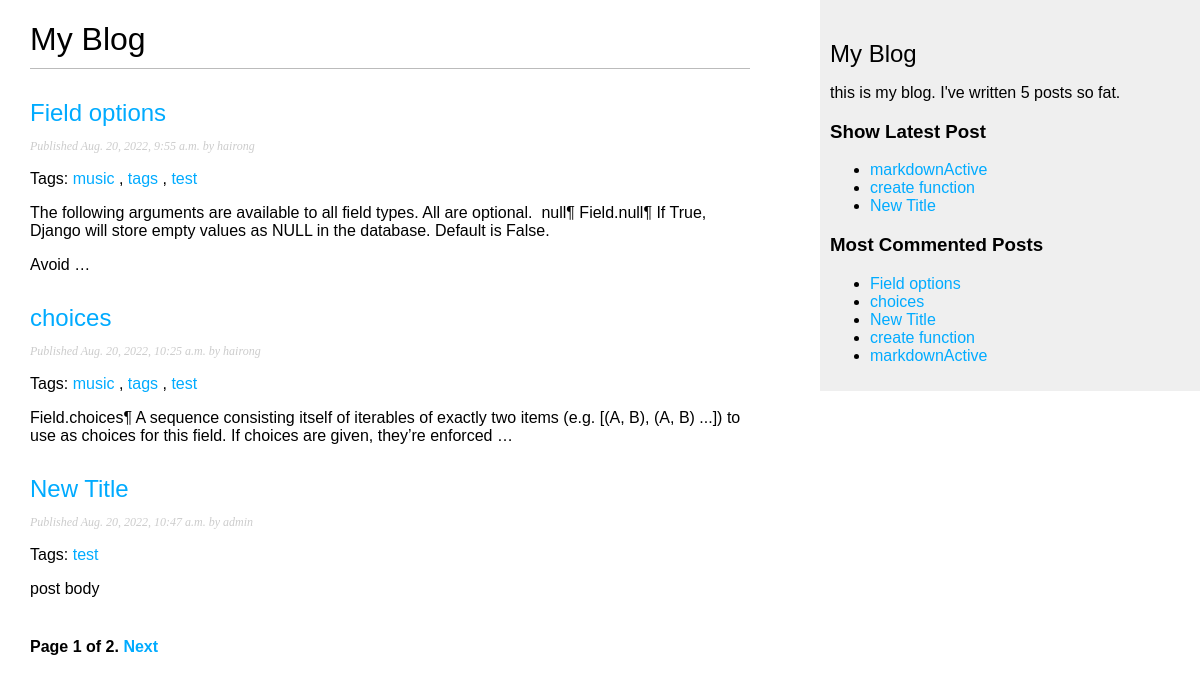
Screenshot of /blog/ with the database file from the repository.
### blog/models.py (models this page shows, shortened)
class Post(models.Model):
    STATUS_CHOICES = (
        ('draft', 'DRAFT'),
        ('published', 'PUBLISHED')
    )
    title = models.CharField(max_length=250)
    slug = models.SlugField(max_length=250, unique_for_date='publish')
    author = models.ForeignKey(User, on_delete=models.CASCADE, related_name='blog_posts')
    body = models.TextField()
    publish = models.DateTimeField(default=timezone.now)
    created = models.DateTimeField(auto_now_add=True)
    updated =models.DateTimeField(auto_now=True)
    status = models.CharField(max_length=50, choices=STATUS_CHOICES, default='draft')
    class Meat():
        ordering = ('-publish')
    objects = models.Manager()
    published = PublishedManager()
    tags = TaggableManager()
    def get_absolute_url(self):
        return reverse("blog:post_detail", args=[self.publish.year, self.publish.month, self.publish.day, self.slug])

### blog/views.py (the view)
# urls.py: path('', views.post_list, name='post_list'),
def post_list(request, tag_slug=None):
    object_list = Post.published.all()
    tag=None
    if tag_slug:
        tag = get_object_or_404(Tag, slug = tag_slug)
        object_list = object_list.filter(tags__in=[tag])
    paginator = Paginator(object_list, 3)
    page = request.GET.get('page')
    try:
        posts = paginator.page(page)
    except PageNotAnInteger:
        posts = paginator.page(1)
    except EmptyPage:
        posts = paginator.page(paginator.num_pages)
    return render(request, 'blog/post/list.html', {'posts' : posts, 'page':page, 'tag':tag})

### blog/models.py (called while the page is built)
    def get_queryset(self):
        return super(PublishedManager, self).get_queryset().filter(status = 'published')

### blog/templatetags/blog_tags.py (called while the page is built)
@register.simple_tag
def total_posts():
    return Post.published.count()

@register.simple_tag
def get_most_commented_posts(count = 5):
    return Post.published.annotate(total_comments = Count('comments')).order_by('-total_comments')[:count]

@register.inclusion_tag('blog/post/latest_posts.html')
def show_latest_post(count = 5):
    latest_posts = Post.published.order_by('-publish')[:count]
    return {'latest_posts' : latest_posts}

@register.filter(name='markdown')
def markdown_format(text):
    return mark_safe(markdown.markdown(text))

### blog/templates/blog/post/list.html (shortened to what this page needs)
{% extends "blog/base.html" %}
{% load blog_tags %}
{% block content %}
  <h1>My Blog</h1>
  {% for post in posts %}
    <h2>
      <a href="{{post.get_absolute_url}}">{{ post.title }}</a>
    </h2>
    <p class="date">
      Published {{ post.publish }} by {{ post.author }}
    </p>
    <p class="tags">
      Tags:
      {% for tag in post.tags.all %}
      <a href="{% url "blog:post_list_by_tag" tag.slug %}">
      {{ tag.name }}
      </a>
      {% if not forloop.last %}, {% endif %}
      {% endfor %}
    </p>
    {{post.body | markdown | truncatewords_html:30}}
  {% endfor %}
  {% include 'blog/pagination.html' with page=posts %}
{% endblock %}

### blog/templates/blog/base.html (shortened to what this page needs)
{% load static %}
{% load blog_tags %}
<!DOCTYPE html>
<html lang="en">
<head>
    <link rel="stylesheet" href="{% static 'css/blog.css' %}">
</head>
<body>
    <div id='content'>
        {% block content %}
        {% endblock  %}
    </div>
    <div id='sidebar'>
        <h2>My Blog</h2>
        <p>
            this is my blog. I've written {% total_posts %} posts so fat.
        </p>
        <h3>Show Latest Post</h3>
        {% show_latest_post 3 %}
        <h3>Most Commented Posts</h3>
        {% get_most_commented_posts as most_commented_posts %}
        <ul>
            {% for posts in most_commented_posts %}
            <li>
                <a href="{{ posts.get_absolute_url }}">{{ posts.title }}</a>
            </li>
            {% endfor %}
        </ul>
    </div>
</body>
</html>

### blog/templates/blog/post/latest_posts.html
<ul>
    {% for posts in latest_posts %}
        <li>
            <a href="{{ posts.get_absolute_url }}">{{ posts.title }}</a>
        </li>
    {% endfor %}
</ul>

### blog/static/css/blog.css (style rules this page uses)
body { margin:0; padding:0; font-family:helvetica, sans-serif; }
a { color:#00abff; text-decoration:none; }
h1 { font-weight:normal; border-bottom:1px solid #bbb; padding:0 0 10px 0; }
h2 { font-weight:normal; margin:30px 0 0; }
#content { float:left; width:60%; padding:0 0 0 30px; }
#sidebar { float:right; width:30%; padding:10px; background:#efefef; height:100%; }
p.date { color:#ccc; font-family: georgia, serif; font-size: 12px; font-style: italic; }

### rows the page displays
Post: title "Field options", publish "Aug. 20, 2022, 9:55 a.m.", author "hairong", body "The following arguments are available to all field types. All are optional. null¶ Field.null¶ If True, Django will store empty values as NULL in the database. Default is False. Avoid …"
Tag: name "music"
Tag: name "tags"
Tag: name "test"
Post: title "choices", publish "Aug. 20, 2022, 10:25 a.m.", author "hairong", body "Field.choices¶ A sequence consisting itself of iterables of exactly two items (e.g. [(A, B), (A, B) ...]) to use as choices for this field. If choices are given, they’re enforced …"
Post: title "New Title", publish "Aug. 20, 2022, 10:47 a.m.", author "admin", body "post body"
Post: title "markdownActive"
Post: title "create function"

### other values shown
{{ page.number }} "1"
{{ page.paginator.num_pages }} "2"
